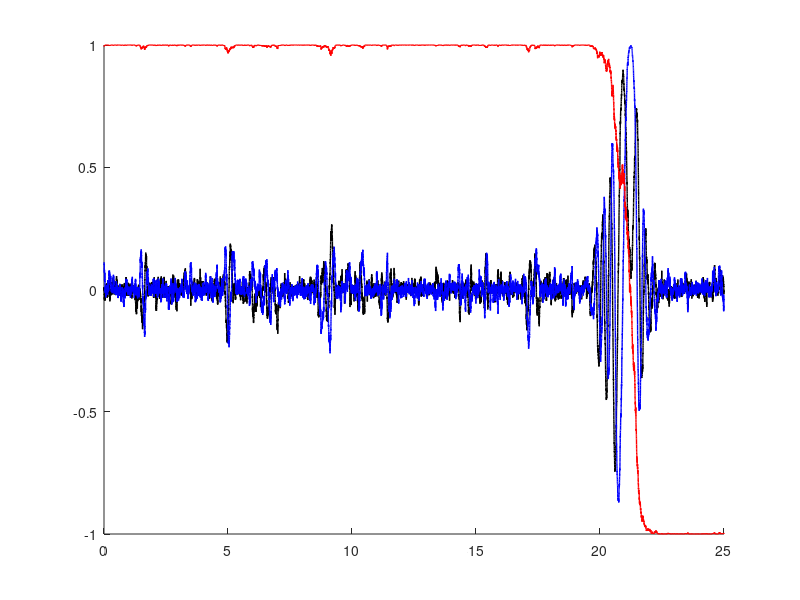
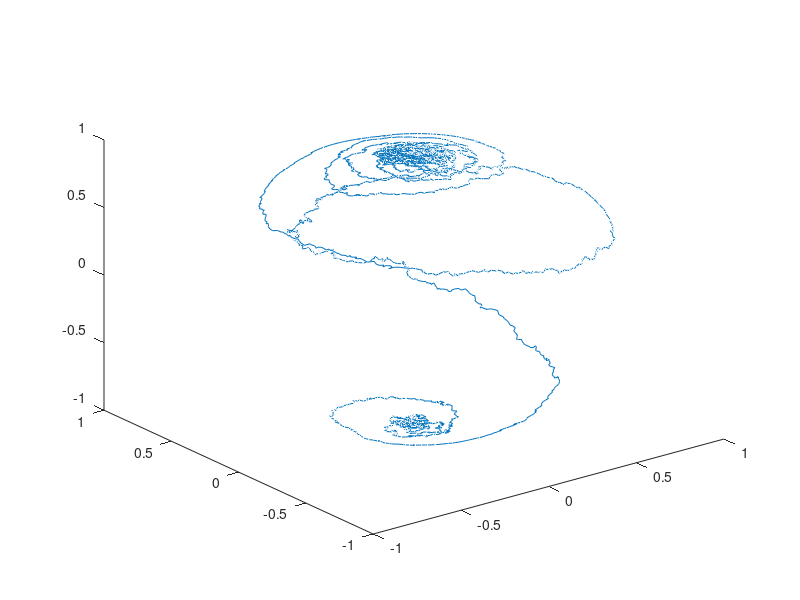

The MATLAB script that drew these images, in order:
%% Writen by Zuodong Zhang (2017/12/09)%%
clear;
tic;
global gamma  alpha H_VCMA_dv Hext Hk Ms...
     kB T mu0 Hs_dI mp

%% LLG parameters %%
%%%------------
q=1.6e-19;                              % Coulombs
hbar=6.626e-34/2/pi;                    % Reduced Planck's constant (J-s)
alpha = 0.1;                           %0.01 Gilbert damping parameter
g = 1.76e7*4*pi/1000;                   %1.76e7 Gyromagnetic ratio [(rad)/(Oe.s)]
mu0=1.2566e-6;                          %Magnetic permeability
uB=9.27400949e-24;
T=300;
kB=1.38e-23;

%% Magnet Parameters (taken from experiment)

Ms = 1.2e6; % A/m, Saturation Magnetization [emu/cm^3] emu/cm^3 = 1 KA/m  1.2e6
Ku2 = 66240; % Uni. anisotropy constant [J/m^3]
Hk = 2*Ku2/mu0/Ms; % Switching field [A/m]
Hk
%%%%%%%%%%%%%     VCMA[MKS]    %%%%%%%%%%%%%%%%
%%%%%%%%%%%%%%%%%%%72.864%%%%%%%%%%%%%%%%%%%%%%%%%%%%
P=0.33;
V_vcma=0;                        %1.05984 HVCMA=HK Voltage across the MTJ,[V]
ksi=100e-15;                    %VCMA constant [J/V.m];37e-10[erg/V.cm]
t_fl=1e-9;                      %thickness of freelayer
Area=50*50*10^-18;
Vol=t_fl*Area; % Volume [m^3]
gamma=g/(1+alpha^2);            % reduced factor
d_MgO=1.6e-9;                   % thickness of MgO barrier[m]
% J_H_conv = hbar*P/(Hk*mu0*q*t_fl*Ms);
Hs_dI=hbar*P/(2*q*mu0*t_fl*Ms*Area);
H_VCMA_dv=2*ksi/(mu0*Ms*d_MgO*t_fl); %*mz,[Oe]
H_VCMA=V_vcma*H_VCMA_dv;
H_VCMA
delta=(mu0*(Hk-H_VCMA)*Ms*Vol)/(2*kB*T);
delta
% I_c=(alpha*g*q/uB/P)*Ms*Vol*(Hk-H_VCMA);    %from zhao Recent progresses in STT-MRAM 2016
I_c=2*q*alpha*2*delta*kB*T/hbar/P;        %from datta 2017
I=-300*10^-6;                            %current

Hext=0;                         % external field
H_bias=0;                       % bias magnetic field
mp=[0 0 1];                     % pinned layer
theta0=sqrt(kB*T/mu0/Ms/Hk/Vol);  % initial angle
% theta0=0.1;
step=1e-3;

%% Initial conditions of the simulation %%
mz = cos(theta0); % Magnet slightly off easy axis
m_initial = [0 sqrt(1-mz^2) mz];

%%   LLG     %%
time1 = 25; % step_1 duration ns
tot1 = time1/step;
delta_t=step*10^-9; % time step
[theta,phi,Time]=deal(zeros(1,tot1));
m=zeros(tot1,3);
m_positive=0;
m_negtive=0;
for i=1:1:tot1
    Time(i)=i*step;

%     if(i>10/step)
%         I=0;
%     end
    %discription of thermal noise
    r=0+1.*randn(1,3); % Normal distribution, expectation = 0, standard deviation = 1
    Hth=(sqrt(2*kB*T*alpha/(mu0*Ms*gamma*Vol*delta_t)))*r; % thermal noise field
    
    Hthx=Hth(1);
    Hthy=Hth(2);
    Hthz=Hth(3);
    
    Hs=Hs_dI*I;
    
    if i==1
        m(i,:)=m_initial;
    else
        H_eff=[ Hthx, Hthy, Hthz-H_VCMA*m(i-1,3)+Hk*m(i-1,3)+Hext];
        m_next=m(i-1,:)+delta_t*gamma*(-cross(m(i-1,:),H_eff)-alpha*cross(m(i-1,:),cross(m(i-1,:),H_eff))+...
                    Hs*cross(cross(m(i-1,:),mp),m(i-1,:))+alpha*Hs*cross(m(i-1,:),mp));
        theta(i)=real(acos(m_next(3)));
        phi(i)=real(atan(m_next(2)/m_next(1)));
        if(m_next(1)<=0)
            phi(i)=phi(i)+pi;
        end
        if(theta(i)==0)
            theta(i)=0.01;
        elseif(theta(i)==pi)
            theta(i)=pi-0.01;
        end
        m(i,1)=sin(theta(i))*cos(phi(i));
        m(i,2)=sin(theta(i))*sin(phi(i));
        m(i,3)=cos(theta(i));
%         m(i,:)=sLLG_step(I, m(i-1,:), Hth, V_vcma, delta_t);
    end
    %count
    if(m(i,3)>0)
        m_positive=m_positive+1;
    else
        m_negtive=m_negtive+1;
    end
end

%% plot

pos_probability=m_positive/(m_positive+m_negtive);
pos_probability
figure;
hold on;
plot(Time,m(:,1),'k-','linewidth',1.0); % m_x
plot(Time,m(:,2),'b-','linewidth',1.0); % m_y
plot(Time,m(:,3),'r-','linewidth',1.0); % m_z
figure;
plot3(m(:,1),m(:,2),m(:,3));
toc
%%%%%%%%%%%%%%%%%%%%%%%%%%%%%%%%%%%%%%%%%%%%%